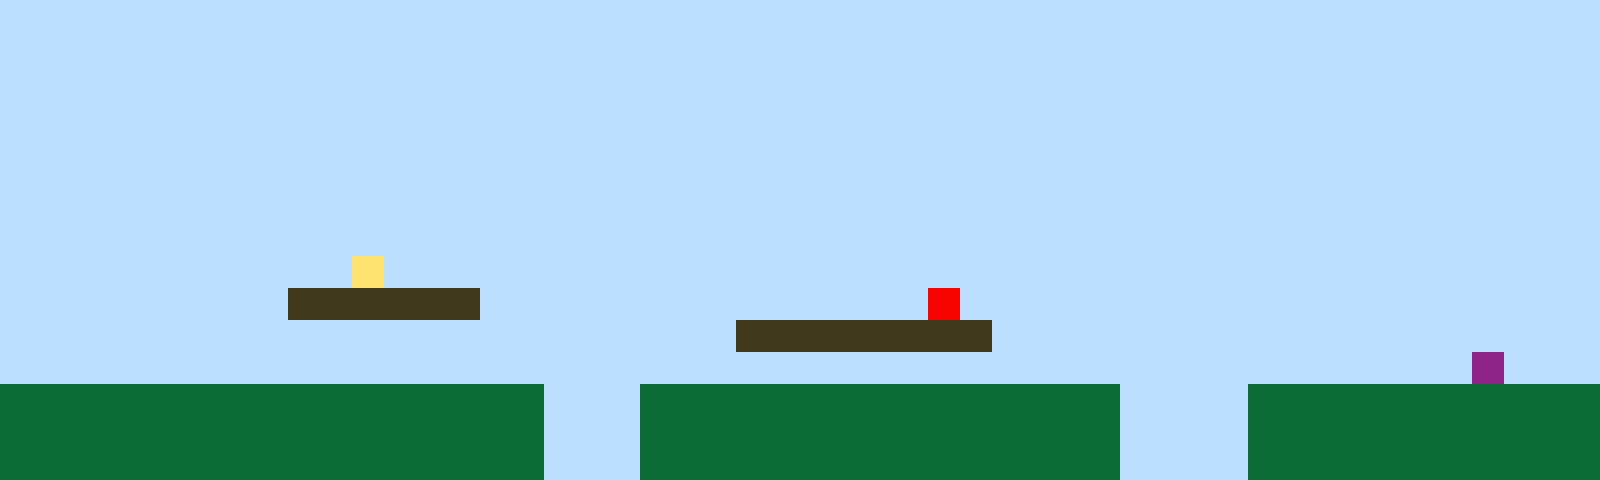

A level layout from a 2D game, rendered from its tile map. Below: a short description, then the map file with its tile-grid data intact:
An orthogonal 50x15 tile map with 32x32 px tiles, 1 tile layer (Tile Layer 1).

<map version="1.10" tiledversion="1.11.2" orientation="orthogonal" renderorder="right-up" width="50" height="15" tilewidth="32" tileheight="32" infinite="0" nextlayerid="2" nextobjectid="1"><editorsettings><export target="map1.csv" format="csv" /></editorsettings><tileset firstgid="1" name="sprites" tilewidth="32" tileheight="32" tilecount="6" columns="3"><image source="sprites.png" width="96" height="64" /></tileset><layer id="1" name="Tile Layer 1" width="50" height="15"><data encoding="csv">1,1,1,1,1,1,1,1,1,1,1,1,1,1,1,1,1,1,1,1,1,1,1,1,1,1,1,1,1,1,1,1,1,1,1,1,1,1,1,1,1,1,1,1,1,1,1,1,1,1,1,1,1,1,1,1,1,1,1,1,1,1,1,1,1,1,1,1,1,1,1,1,1,1,1,1,1,1,1,1,1,1,1,1,1,1,1,1,1,1,1,1,1,1,1,1,1,1,1,1,1,1,1,1,1,1,1,1,1,1,1,1,1,1,1,1,1,1,1,1,1,1,1,1,1,1,1,1,1,1,1,1,1,1,1,1,1,1,1,1,1,1,1,1,1,1,1,1,1,1,1,1,1,1,1,1,1,1,1,1,1,1,1,1,1,1,1,1,1,1,1,1,1,1,1,1,1,1,1,1,1,1,1,1,1,1,1,1,1,1,1,1,1,1,1,1,1,1,1,1,1,1,1,1,1,1,1,1,1,1,1,1,1,1,1,1,1,1,1,1,1,1,1,1,1,1,1,1,1,1,1,1,1,1,1,1,1,1,1,1,1,1,1,1,1,1,1,1,1,1,1,1,1,1,1,1,1,1,1,1,1,1,1,1,1,1,1,1,1,1,1,1,1,1,1,1,1,1,1,1,1,1,1,1,1,1,1,1,1,1,1,1,1,1,1,1,1,1,1,1,1,1,1,1,1,1,1,1,1,1,1,1,1,1,1,1,1,1,1,1,1,1,1,1,1,1,1,1,1,1,1,1,1,1,1,1,1,1,1,1,1,1,1,1,1,1,1,1,1,1,1,1,1,1,1,1,1,1,1,1,1,1,1,1,1,1,1,1,1,1,1,1,1,1,1,1,1,1,1,1,1,1,1,1,1,1,1,1,1,1,1,1,1,1,1,1,1,1,1,1,1,1,1,1,1,1,1,1,1,1,1,4,1,1,1,1,1,1,1,1,1,1,1,1,1,1,1,1,1,1,1,1,1,1,1,1,1,1,1,1,1,1,1,1,1,1,1,1,1,1,1,1,1,1,1,1,1,1,1,3,3,3,3,3,3,1,1,1,1,1,1,1,1,1,1,1,1,1,1,5,1,1,1,1,1,1,1,1,1,1,1,1,1,1,1,1,1,1,1,1,1,1,1,1,1,1,1,1,1,1,1,1,1,1,1,1,1,1,1,1,1,1,1,3,3,3,3,3,3,3,3,1,1,1,1,1,1,1,1,1,1,1,1,1,1,1,1,1,1,1,1,1,1,1,1,1,1,1,1,1,1,1,1,1,1,1,1,1,1,1,1,1,1,1,1,1,1,1,1,1,1,1,1,1,1,1,1,1,1,1,1,1,1,1,1,1,6,1,1,1,2,2,2,2,2,2,2,2,2,2,2,2,2,2,2,2,2,1,1,1,2,2,2,2,2,2,2,2,2,2,2,2,2,2,2,1,1,1,1,2,2,2,2,2,2,2,2,2,2,2,2,2,2,2,2,2,2,2,2,2,2,2,2,2,2,2,2,1,1,1,2,2,2,2,2,2,2,2,2,2,2,2,2,2,2,1,1,1,1,2,2,2,2,2,2,2,2,2,2,2,2,2,2,2,2,2,2,2,2,2,2,2,2,2,2,2,2,1,1,1,2,2,2,2,2,2,2,2,2,2,2,2,2,2,2,1,1,1,1,2,2,2,2,2,2,2,2,2,2,2</data></layer></map>
